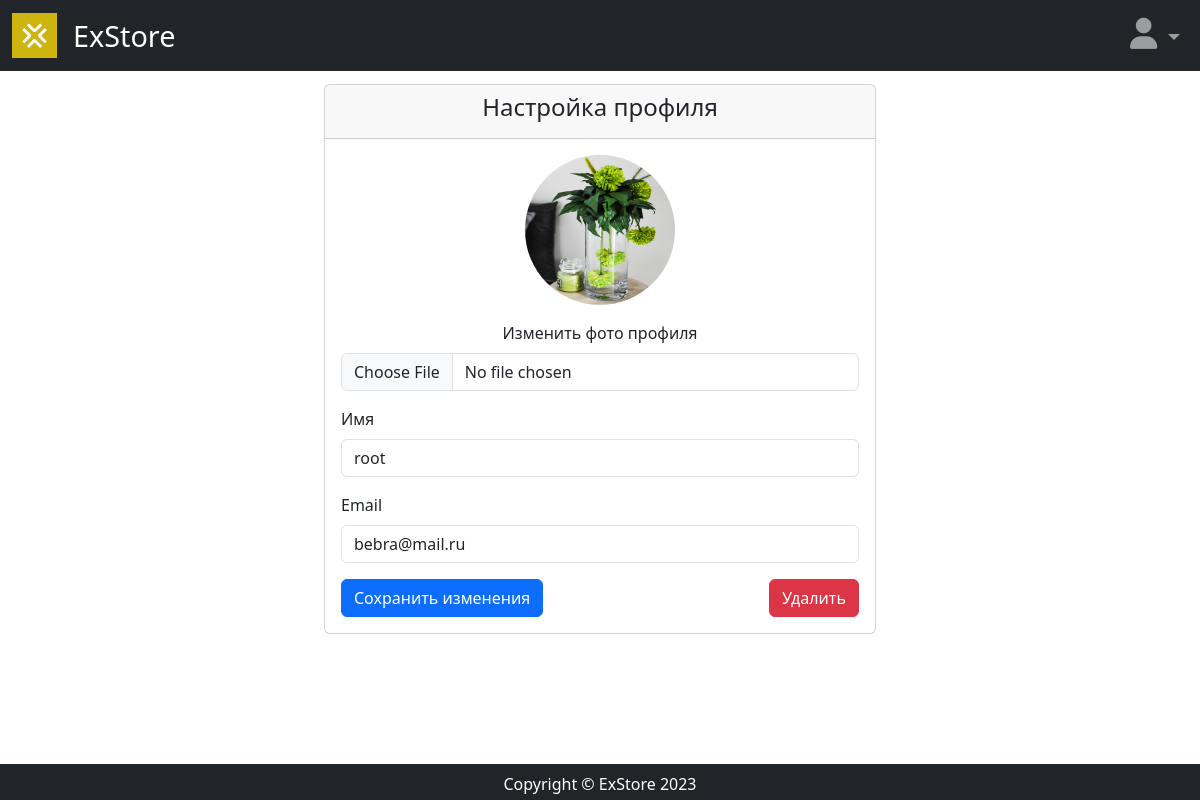
The app's page /user/profile/ (signed in) with its own data.
### users/models.py (models this page shows, shortened)
class User(AbstractUser):
    image = models.ImageField(upload_to='users_images', blank=True, null=True, verbose_name="Аватар")

### users/views.py (the view)
# urls.py: path('profile/', views.profile, name="profile"),
def profile(request):
    if request.method == 'POST':
        action = request.POST.get("action")
        if action == "save":
            form = ProfileForm(data=request.POST, instance=request.user, files=request.FILES)
            if form.is_valid():
                form.save()
                return HttpResponseRedirect(reverse('user:profile'))
        elif action == "delete":
            request.user.delete()
            return HttpResponseRedirect(reverse('main:index'))
    else:
        form = ProfileForm(instance=request.user)
    context = {
        'form': form
    }
    return render(request, 'users/profile.html', context=context)

### users/forms.py
class ProfileForm(UserChangeForm):
    username = forms.CharField()
    email = forms.CharField()
    image = forms.ImageField(required=False)
    class Meta:
        model = User
        fields = ['username', 'image', 'email']

### users/templates/users/profile.html (shortened to what this page needs)
{% extends "main/base.html" %}
{% block content %}
<div class="row justify-content-center mt-4">
    <div class="col-lg-8">
        <div class="card">
            <div class="card-header text-center">
                <h4>Настройка профиля</h4>
            </div>
            <div class="card-body">
                <form action="{% url "user:profile" %}" method="post" enctype="multipart/form-data">
                    <div class="mb-3 text-center">
                        {% if not user.image %}
                        <img src="https://via.placeholder.com/150" class="rounded-circle mb-3" alt="Профиль" width="150" height="150">
                        {% else %}
                        <img src="{{ user.image.url }}" class="rounded-circle mb-3" alt="Профиль" width="150" height="150">
                        {% endif %}
                        <div>
                            <label for="id_image" class="form-label">Изменить фото профиля</label>
                            <input name="image" type="file" class="form-control" id="id_image">
                        </div>
                    </div>
                    <div class="mb-3">
                        <label for="id_username" class="form-label">Имя</label>
                        <input name="username" type="text" class="form-control" id="id_username" value="{{ form.username.value }}">
                    </div>
                    <div class="mb-3">
                        <label for="id_email" class="form-label">Email</label>
                        <input name="email" type="email" class="form-control" id="id_email" value="{{ form.email.value }}">
                    </div>
                    <div class="d-flex justify-content-between">
                        <button type="submit" name="action" value="save" class="btn btn-primary">Сохранить изменения</button>
                        <button type="button" class="btn btn-danger" data-bs-toggle="modal" data-bs-target="#delete">Удалить</button>
                    </div>
                </form>
            </div>
        </div>
    </div>
</div>
{% endblock content %}

### static/css/base.css (style rules this page uses)
html, body { height: 100%; margin: 0; }
body { padding-top: 60px; padding-right: 0 !important }

### records on screen
User: image (picture), username "root", email "bebra@mail.ru"
